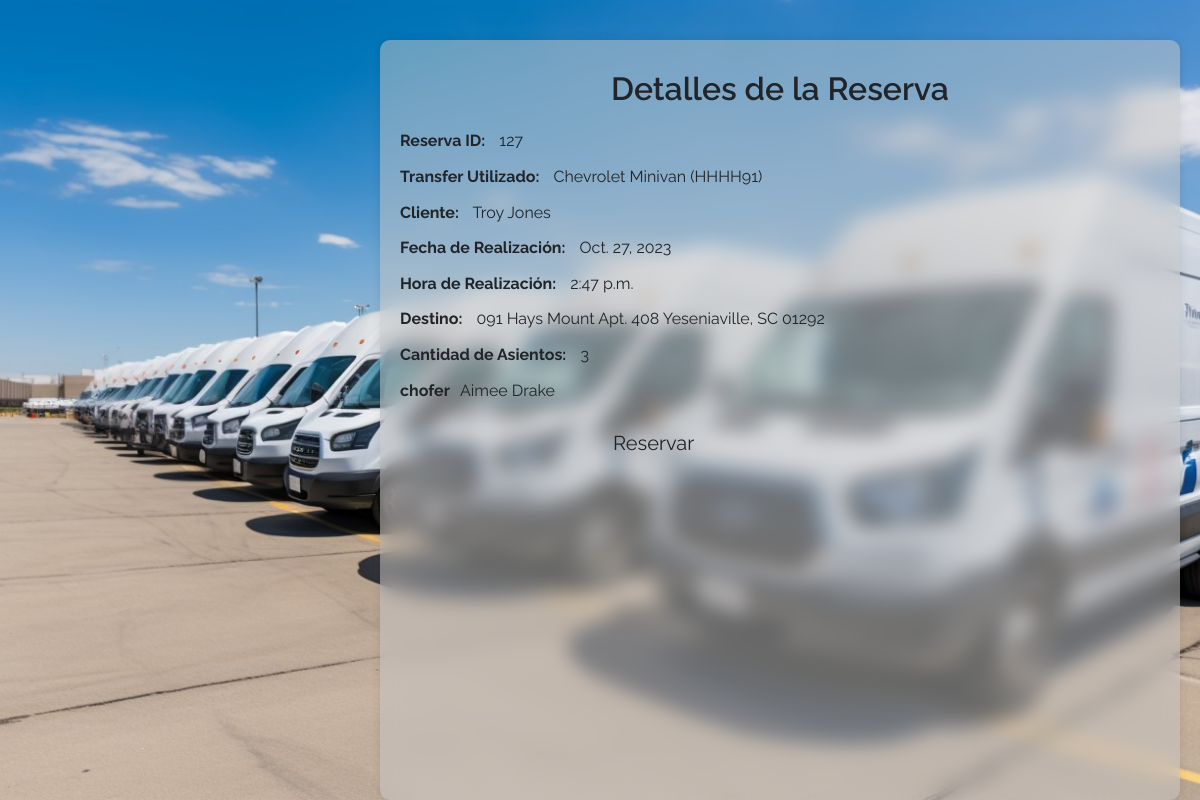
/reserva/127/, run on the app's committed database.
### app/models.py (models this page shows, shortened)
class Reserva(models.Model):
    id_reserva = models.AutoField(primary_key=True)
    transfer_utilizado = models.ForeignKey(transfer, on_delete=models.CASCADE, null=True, blank=True)
    cliente_rut = models.ForeignKey(Cliente, on_delete=models.CASCADE, null=True, blank=True)
    fecha_realizacion = models.DateField()
    hora_realizacion = models.TimeField()
    destino = models.CharField(max_length=200)
    cantidad_asientos = models.IntegerField()

class transfer(models.Model):
    patente = models.CharField(max_length=20, primary_key=True)
    marca = models.CharField(max_length=100)
    modelo = models.CharField(max_length=100)
    capacidad = models.IntegerField()
    disponible = models.BooleanField(default=True)
    empresa = models.ForeignKey('EmpresaTransfer', on_delete=models.CASCADE)
    conductor = models.ForeignKey('chofer', on_delete=models.SET_NULL, null=True, blank=True)
    foto = models.ImageField(upload_to='static/img/', null=True, blank=True)
    def __str__(self):
        return f"{self.marca} {self.modelo} ({self.patente})"

class Cliente(models.Model):
    rut = models.CharField(max_length=12, primary_key=True)
    nombre = models.CharField(max_length=100)
    correo = models.EmailField(max_length=254)
    telefono = models.CharField(max_length=20)

class Chofer(models.Model):
    rut = models.CharField(max_length=12, primary_key=True)
    usuario = models.CharField(max_length=150, unique=True)
    contrasenna = models.CharField(max_length=128)
    nombre = models.CharField(max_length=100)
    apellido = models.CharField(max_length=100)
    telefono = models.CharField(max_length=20)
    correo = models.EmailField(max_length=254)
    horario_entrada = models.TimeField()
    horario_salida = models.TimeField()

### app/views.py (the view)
# urls.py: path('reserva/<int:reserva_id>/', views.reserva, name='reserva'),
def reserva(request, reserva_id):
    reserva = get_object_or_404(Reserva, id_reserva=reserva_id)
    chofer_del_transfer = reserva.transfer_utilizado.conductor
    return render(request, 'reserva.html', {'reserva': reserva, 'chofer_del_transfer': chofer_del_transfer})

### app/templates/reserva.html (shortened to what this page needs)
{% load static %}
<!DOCTYPE html>
<html lang="en">
<head>
    <link rel="stylesheet" href="{% static 'css/bootstrap.min.css' %}">
    <link rel="stylesheet" href="{% static 'css/reserva.css' %}">
</head>
<body>
    <div id="carouselExampleIndicators" class="carousel slide" data-bs-ride="carousel">
        <div class="carousel-inner">
            <div class="carousel-item active">
                <img src="{% static 'img/slide1.jpg' %}" class="d-block w-100" alt="...">
            </div>
        </div>
    </div>
    <div class="custom-square">
        <h1>Detalles de la Reserva</h1>
        <div class="reserva-details">
            <p><strong>Reserva ID:</strong> {{ reserva.id_reserva }}</p>
            <p><strong>Transfer Utilizado:</strong> {{ reserva.transfer_utilizado }}</p>
            <p><strong>Cliente:</strong> {{ reserva.cliente_rut.nombre }}</p>
            <p><strong>Fecha de Realización:</strong> {{ reserva.fecha_realizacion }}</p>
            <p><strong>Hora de Realización:</strong> {{ reserva.hora_realizacion }}</p>
            <p><strong>Destino:</strong> {{ reserva.destino }}</p>
            <p><strong>Cantidad de Asientos:</strong> {{ reserva.cantidad_asientos }}</p>
            <p><strong>chofer</strong>{{ chofer_del_transfer.nombre }} {{chofer_del_transfer.apellido}}</p>
        </div>
        <div class="row justify-content-center mt-3 mb-5">
            <div class="col-lg-6 col-12">
                <a href="{% url 'inicio' %}" class="btn btn-custom btn-lg btn-block">Reservar</a>
            </div>
        </div>
    </div>
</body>
</html>

### static/css/reserva.css (style rules this page uses)
body, html { height: 100%; margin: 0; }
h1, h3 { font-family: "Raleway", sans-serif; font-optical-sizing: auto; font-weight: 550; font-style: normal; }
#carouselExampleIndicators { width: 100%; height: 100vh; overflow: auto; position: relative; }
.carousel-inner { width: 100%; height: 100%; }
.carousel-item { height: 100%; }
.carousel-item img { width: 100%; height: 100%; object-fit: cover; }
.custom-square h1 { margin-top: 10px; }
.custom-square { max-width: 800px; margin: 20px auto; padding: 20px; border-radius: 10px; box-shadow: 0 0 10px rgba(0,0,0,0.1); font-family: 'Raleway', sans-serif; }
.custom-square h1 { text-align: center; font-size: 2rem; margin-bottom: 20px; }
.reserva-details { margin-top: 20px; }
.reserva-details p { margin-bottom: 10px; line-height: 1.6; }
.reserva-details strong { font-weight: bold; margin-right: 10px; }

### data on the page
Reserva: id_reserva "127", transfer_utilizado "Chevrolet Minivan (HHHH91)", cliente_rut.nombre "Troy Jones", fecha_realizacion "Oct. 27, 2023", hora_realizacion "2:47 p.m.", destino "091 Hays Mount Apt. 408 Yeseniaville, SC 01292", cantidad_asientos "3"
Chofer: nombre "Aimee", apellido "Drake"
